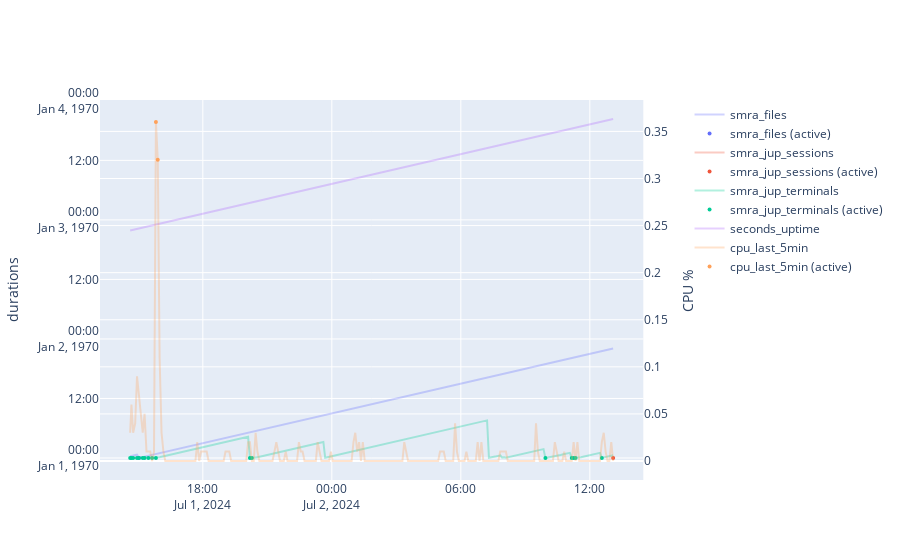

Source (notebook cell):
### Code cell
fig = make_subplots(specs=[[{"secondary_y": True}]])

L_COLORS = px.colors.qualitative.Plotly
i_color = 0

def line_and_markers(name, s_y, color, mask, secondary_y) :
    fig.add_trace(
        go.Scatter(x=df['utc_datetime_run'], y=s_y, name=name, 
                   line_color=color, opacity=.3, marker=dict(size=1)),
        secondary_y=secondary_y,
    )
    fig.add_trace(
        go.Scatter(x=df.loc[mask,'utc_datetime_run'], y=s_y.loc[mask], name=f'{kpi} (active)',
                   marker_color=color, mode='markers', marker=dict(size=4)),
        secondary_y=secondary_y,
    )
    
# Primariy Y axis
for kpi, t in {
    'smra_files': 2*60, 
    'smra_jup_sessions': 2*60,
    'smra_jup_terminals': 2*60, 
    'seconds_uptime': 2*60}.items() :
    line_and_markers(kpi, pd.to_datetime(df[kpi], unit='s'), L_COLORS[i_color], df[kpi]<t, False)
    i_color += 1
    
# Secondary Y axis
for kpi, t in {'cpu_last_5min': .25}.items() :
    line_and_markers(kpi, df[kpi], L_COLORS[i_color], df[kpi]>t, True)
    i_color += 1

# Set y-axes titles
fig.update_yaxes(title_text='durations', secondary_y=False)
fig.update_yaxes(title_text='CPU %', secondary_y=True)
fig.update_layout(height=500)
fig.show()

### Figure 1 — Plotly figure (JSON) as saved in the notebook; plotly's stock layout.template omitted (floating-point values rounded to 4 significant figures; data arrays with more than 128 entries replaced by an {"elided": "..."} marker saying what was removed)
{"data": [{"line": {"color": "#636EFA"}, "marker": {"size": 1}, "name": "smra_files", "opacity": 0.3, "type": "scatter", "x": {"elided": "258 str values"}, "xaxis": "x", "y": {"elided": "258 str values"}, "yaxis": "y"}, {"marker": {"color": "#636EFA", "size": 4}, "mode": "markers", "name": "smra_files (active)", "type": "scatter", "x": ["2024-07-01T15:01:48"], "xaxis": "x", "y": ["1970-01-01T00:01:02.273919"], "yaxis": "y"}, {"line": {"color": "#EF553B"}, "marker": {"size": 1}, "name": "smra_jup_sessions", "opacity": 0.3, "type": "scatter", "x": {"elided": "258 str values"}, "xaxis": "x", "y": {"elided": "258 str values"}, "yaxis": "y"}, {"marker": {"color": "#EF553B", "size": 4}, "mode": "markers", "name": "smra_jup_sessions (active)", "type": "scatter", "x": ["2024-07-02T13:05:03"], "xaxis": "x", "y": ["1970-01-01T00:00:07"], "yaxis": "y"}, {"line": {"color": "#00CC96"}, "marker": {"size": 1}, "name": "smra_jup_terminals", "opacity": 0.3, "type": "scatter", "x": {"elided": "258 str values"}, "xaxis": "x", "y": {"elided": "258 str values"}, "yaxis": "y"}, {"marker": {"color": "#00CC96", "size": 4}, "mode": "markers", "name": "smra_jup_terminals (active)", "type": "scatter", "x": ["2024-07-01T14:37:15", "2024-07-01T14:40:49", "2024-07-01T14:45:33", "2024-07-01T14:56:25", "2024-07-01T15:01:48", "2024-07-01T15:12:18", "2024-07-01T15:17:25", "2024-07-01T15:28:03", "2024-07-01T15:38:25", "2024-07-01T15:49:06", "2024-07-01T20:11:25", "2024-07-01T20:16:52", "2024-07-02T09:56:01", "2024-07-02T11:09:25", "2024-07-02T11:14:47", "2024-07-02T11:20:02", "2024-07-02T12:33:25"], "xaxis": "x", "y": ["1970-01-01T00:00:00", "1970-01-01T00:00:00", "1970-01-01T00:00:00", "1970-01-01T00:00:17", "1970-01-01T00:00:27", "1970-01-01T00:01:14", "1970-01-01T00:00:06", "1970-01-01T00:00:54", "1970-01-01T00:00:08", "1970-01-01T00:00:15", "1970-01-01T00:00:00", "1970-01-01T00:00:02", "1970-01-01T00:00:20", "1970-01-01T00:00:34", "1970-01-01T00:01:05", "1970-01-01T00:00:01", "1970-01-01T00:00:34"], "yaxis": "y"}, {"line": {"color": "#AB63FA"}, "marker": {"size": 1}, "name": "seconds_uptime", "opacity": 0.3, "type": "scatter", "x": {"elided": "258 str values"}, "xaxis": "x", "y": {"elided": "258 str values"}, "yaxis": "y"}, {"marker": {"color": "#AB63FA", "size": 4}, "mode": "markers", "name": "seconds_uptime (active)", "type": "scatter", "x": [], "xaxis": "x", "y": [], "yaxis": "y"}, {"line": {"color": "#FFA15A"}, "marker": {"size": 1}, "name": "cpu_last_5min", "opacity": 0.3, "type": "scatter", "x": {"elided": "258 str values"}, "xaxis": "x", "y": {"elided": "258 float values"}, "yaxis": "y2"}, {"marker": {"color": "#FFA15A", "size": 4}, "mode": "markers", "name": "cpu_last_5min (active)", "type": "scatter", "x": ["2024-07-01T15:49:06", "2024-07-01T15:54:18"], "xaxis": "x", "y": [0.36, 0.32], "yaxis": "y2"}], "layout": {"autosize": true, "xaxis": {"anchor": "y", "autorange": true, "domain": [0, 0.94], "range": ["2024-07-01 13:15:35.8712", "2024-07-02 14:26:42.1288"], "showspikes": false, "type": "date"}, "yaxis": {"anchor": "x", "autorange": true, "domain": [0, 1], "range": ["1969-12-31 19:26:38.4027", "1970-01-04 00:10:35.8314"], "showspikes": false, "title": {"text": "durations"}, "type": "date"}, "yaxis2": {"anchor": "x", "autorange": true, "overlaying": "y", "range": [-0.02021, 0.384], "showspikes": false, "side": "right", "title": {"text": "CPU %"}, "type": "linear"}}}
